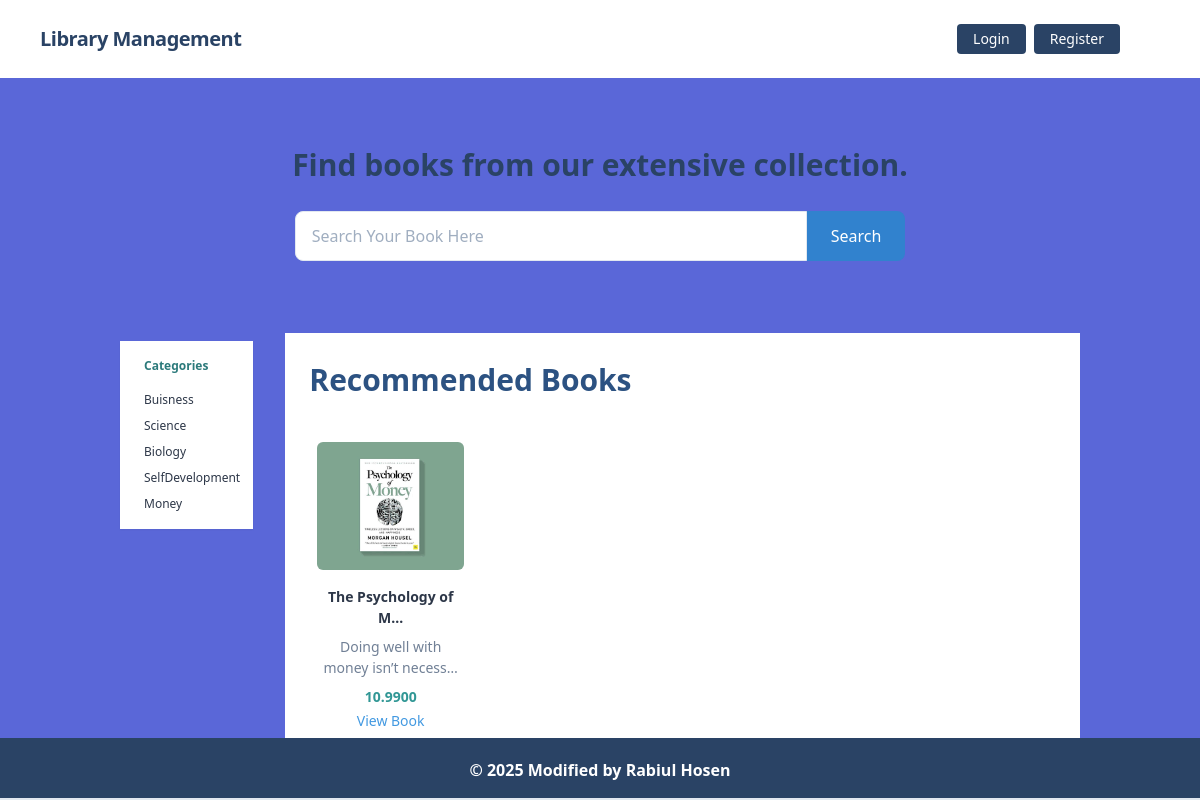
The page /books/book/money/ on the database its author committed.
### categories/models.py (models this page shows, shortened)
class Categories(models.Model):
    CategoryName = models.CharField(max_length=100)
    slug = models.SlugField(max_length=100, unique=True, null=True, blank=True)

### books/models.py (models this page shows)
class BooksDetails(models.Model):
    AuthorName = models.CharField(max_length=100)
    BookName = models.CharField(max_length=100, default=None)
    category = models.ManyToManyField(Categories, blank=True,related_name='books')
    title = models.CharField(max_length=100)
    description = models.TextField()
    image = models.ImageField(upload_to='books/media/uploads', blank = True, null = True)
    borrowing_price = models.DecimalField(max_digits=12, decimal_places=4)

### books/views.py (the view)
# urls.py: path('book/', views.BookView.as_view(), name = 'books'),
class BookView(TemplateView):
    template_name = 'all_books.html'
    def get_context_data(self, **kwargs):
        context = super().get_context_data(**kwargs)
        books = BooksDetails.objects.all()
        cat_slug  = kwargs.get('cat_slug',None)
        if cat_slug:
            category = Categories.objects.get(slug=cat_slug)
            books = BooksDetails.objects.filter(category=category)
        context['books'] = books
        context['categorys'] = Categories.objects.all()
        return context

### books/templates/all_books.html (shortened to what this page needs)
{% extends 'base.html' %}
{% block content %}
<section class="  py-8 ">
  <div class="max-w-4xl mx-auto text-center pt-8">
    <h2 class="text-3xl font-bold text-blue-900 mb-6"> Find books from our extensive collection.</h2>
    <form class="flex justify-center">
      <input type="text" placeholder="Search Your Book Here"
        class="w-full max-w-lg px-4 py-3 rounded-l-lg border border-gray-300 focus:outline-none focus:ring-2 focus:ring-blue-600">
      <button class="px-6 py-3 bg-blue-600 text-white rounded-r-lg hover:bg-blue-700 focus:outline-none">
        Search
      </button>
    </form>
  </div>
</section>
<section class="  py-10 ">
  <div class="max-w-7xl mx-auto px-6 lg:px-8">
    <div class="grid grid-cols-1 lg:grid-cols-12 gap-8 justify-between jusify-items-between">
      <div class="lg:col-span-2  ">
        <div class="filter bg-white p-6 -ml-[10%]   shadow-sm overflow-y-auto text-xs h-52 my-2 py-4"
          style="overflow-x: hidden;">
          <h2 class="text-md font-semibold text-teal-700 mb-2 border-b-[1px] border-gray-400 pb-2">
             Categories
          </h2>
          <ul class="space-y-2">
            {% for cat in categorys %}
            <li>
              <a href="{% url 'filter_category' cat.slug %}"
                class="text-xs text-gray-800 hover:text-teal-600 transition duration-300">
                {{ cat.CategoryName }}
              </a>
            </li>
            {% endfor %}
          </ul>
        </div>
      </div>
      <div class="lg:col-span-10 bg-white p-6">
        <h2 class="text-3xl font-bold text-blue-800 mb-8">Recommended Books</h2>
        <div class="grid grid-cols-1 sm:grid-cols-3 lg:grid-cols-4    gap-8">
          {% for book in books%}
          <div
            class="relative p-2 rounded-lg text-sm  transition duration-300 ease-in-out transform cursor-pointer group">
            <div class="group-hover:opacity-20 flex flex-col  ">
              <div class="items-center justify-center jusify-items-center m-auto">
                <img src="{{ book.image.url }}" alt="Book Title" class="h-32 object-cover rounded-md mb-4">
              </div>
              <h3 class="text-md font-semibold text-gray-800 mb-2  text-center">
                {{ book.title|truncatechars:20 }}
              </h3>
              <p class="text-gray-600 text-center ">
                {{ book.description|truncatechars:35 }}
              </p>
              <p class="text-teal-600 font-semibold mt-2 text-center ">
                 {{ book.borrowing_price }}
              </p>
              <a href = "{% url 'details' book.id %}" class = "mt-6">
                <button class="absolute bottom-0 left-0 px-6 py-2 w-full text-blue-500 rounded-b-lg hover:text-blue-800 transition duration-300">
                  View Book
                </button>
              </a>
            </div>
          </div>
          {% endfor %}
        </div>
      </div>
    </div>
  </div>
</section>
{% endblock %}

### rows shown on the page
Categories: CategoryName "Buisness"
Categories: CategoryName "Science"
Categories: CategoryName "Biology"
Categories: CategoryName "SelfDevelopment"
Categories: CategoryName "Money"
BooksDetails: image (picture), title "The Psychology of M…", description "Doing well with money isn’t necess…", borrowing_price "10.9900"
